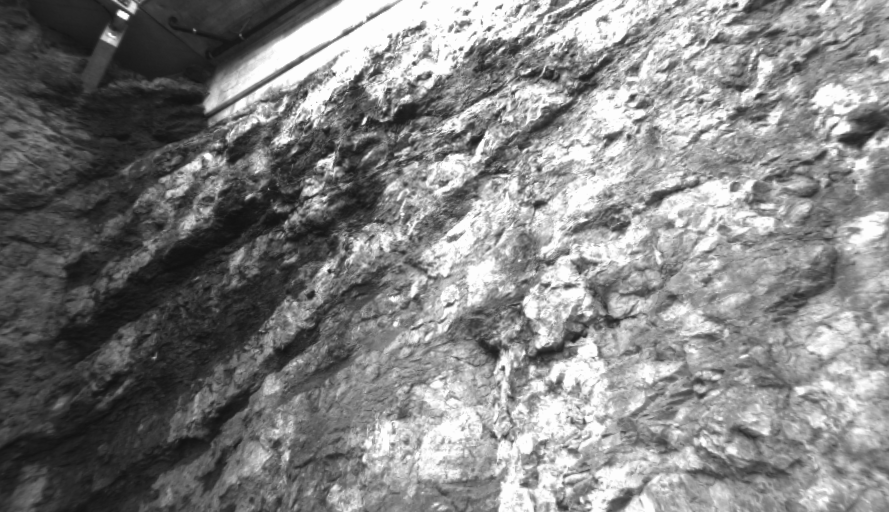
#> input picture 3D-reconstruction/two_view_test/tunnel_2l/im0.png, 889 x 512 px
$ python 3dReconstruction.py   (older library calls are emulated)
#> lines starting #> are read from the running program, lines starting #| are printed output that depends on the picture; after the words box and inside, x2 and y2 are one past the last pixel; in counts of white or black regions, pixels touching at a corner belong together
import cv2
import numpy as np
import open3d as o3d


# ============================================================
# CAMERA CALIBRATION
# Replace these with your calibration values
# ============================================================

K1 = np.array([
    [544.908, 0.0, 436.372],
    [  0.0, 544.908, 231.858],
    [  0.0,   0.0,   1.0]
], dtype=np.float64)

K2 = np.array([
    [544.908, 0.0, 436.372],
    [  0.0, 544.908, 231.858],
    [  0.0,   0.0,   1.0]
], dtype=np.float64)

# Distortion coefficients
D1 = np.zeros(5)
D2 = np.zeros(5)

# Rotation from camera 1 to camera 2
R = np.eye(3, dtype=np.float64)

# Translation from camera 1 to camera 2.
# IMPORTANT: units here determine the units of your point cloud.
# For example, if T is in meters, the point cloud will be in meters.
T = np.array([
    [-0.0592601],
    [ 0.00],
    [ 0.00]
], dtype=np.float64)


# ============================================================
# INPUT IMAGES
# ============================================================
root = "two_view_test/tunnel_2l/"
left = cv2.imread(root + "im0.png")
#> left is the input picture: shape (512, 889, 3); min 16, max 253, mean 129.6
right = cv2.imread(root + "im1.png")
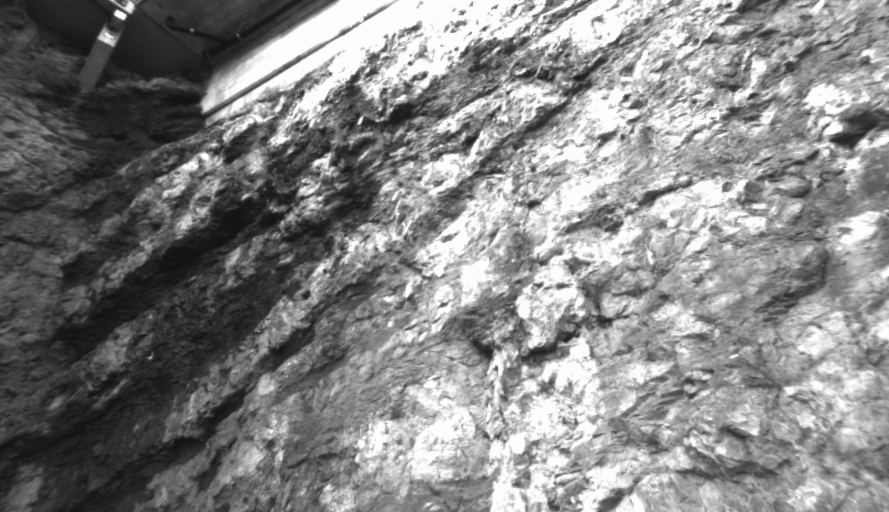
#> input picture 3D-reconstruction/two_view_test/tunnel_2l/im1.png, 889 x 512 px
#> right is the input picture: shape (512, 889, 3); min 16, max 253, mean 132.4

if left is None or right is None:
    raise RuntimeError("Could not load left.png or right.png")

if left.shape != right.shape:
    raise RuntimeError("Left and right images must have the same dimensions")

height, width = left.shape[:2]
#> height = 512; width = 889


# ============================================================
# RECTIFICATION
# ============================================================

R1, R2, P1, P2, Q, roi1, roi2 = cv2.stereoRectify(
    K1,
    D1,
    K2,
    D2,
    (width, height),
    R,
    T,
    flags=cv2.CALIB_ZERO_DISPARITY,
    alpha=0
)
#> R1 = [[1, 0, 0], [0, 1, 0], [0, 0, 1]]; R2 = [[1, 0, 0], [0, 1, 0], [0, 0, 1]]

map1x, map1y = cv2.initUndistortRectifyMap(
    K1, D1, R1, P1,
    (width, height),
    cv2.CV_32FC1
)

map2x, map2y = cv2.initUndistortRectifyMap(
    K2, D2, R2, P2,
    (width, height),
    cv2.CV_32FC1
)

left_rect = cv2.remap(left, map1x, map1y, cv2.INTER_LINEAR)
right_rect = cv2.remap(right, map2x, map2y, cv2.INTER_LINEAR)


# ============================================================
# STEREO MATCHING
# ============================================================

gray_left = cv2.cvtColor(left_rect, cv2.COLOR_BGR2GRAY)
gray_right = cv2.cvtColor(right_rect, cv2.COLOR_BGR2GRAY)

stereo = cv2.StereoSGBM_create(
    minDisparity=0,
    numDisparities=128,       # Must be divisible by 16
    blockSize=5,

    P1=8 * 1 * 5**2,
    P2=32 * 1 * 5**2,

    disp12MaxDiff=1,
    uniquenessRatio=10,
    speckleWindowSize=100,
    speckleRange=2
)

disparity = stereo.compute(gray_left, gray_right).astype(np.float32) / 16.0
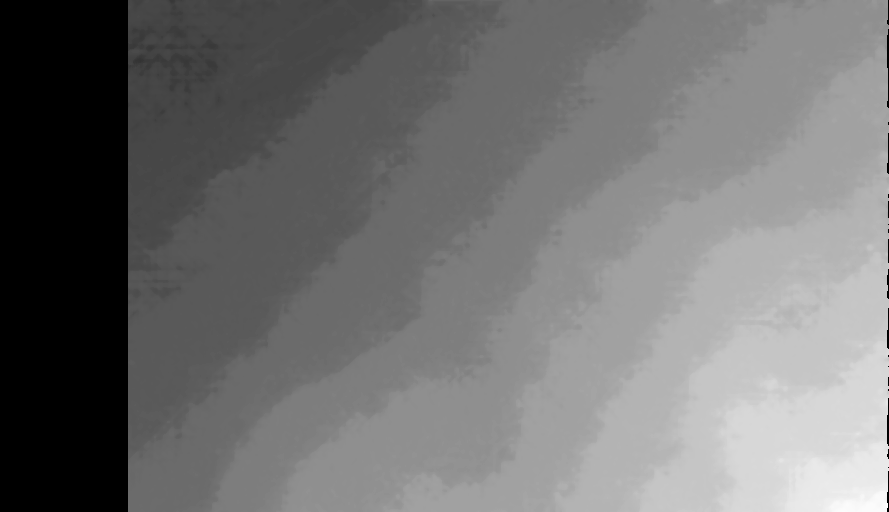
#> disparity: shape (512, 889) float32; min -1, max 13.19, mean 5.33; drawn with min black and max white


# ============================================================
# DISPARITY -> 3D
# ============================================================

points_3d = cv2.reprojectImageTo3D(disparity, Q)
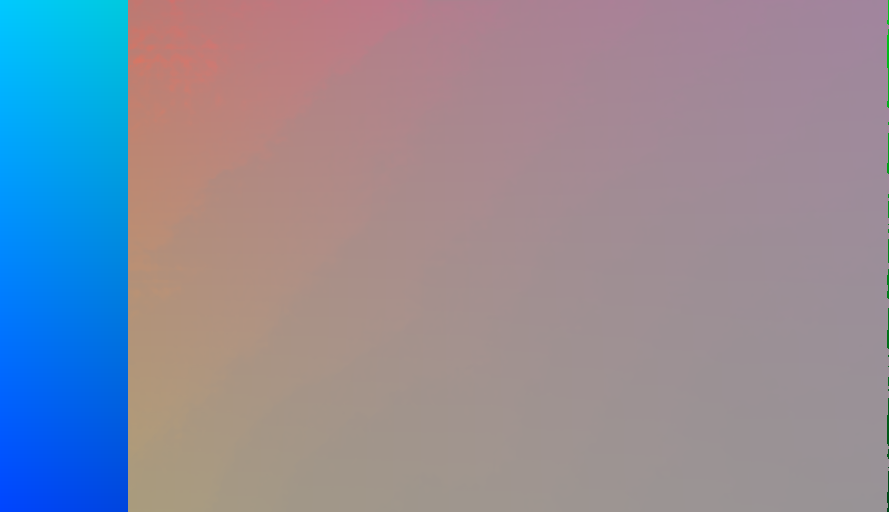
#> points_3d: shape (512, 889, 3) float32; mean of channels 0, 1, 2 3.2, -0.3, 0.3; drawn with min black and max white


# ============================================================
# FILTER INVALID POINTS
# ============================================================

valid = (
    (disparity > 0) &
    np.isfinite(points_3d[:, :, 0]) &
    np.isfinite(points_3d[:, :, 1]) &
    np.isfinite(points_3d[:, :, 2])
)
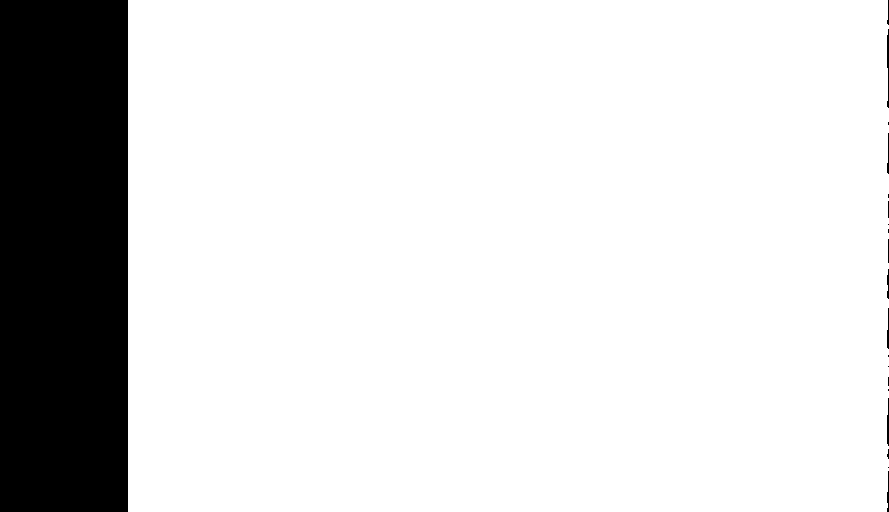
#> valid: shape (512, 889) bool; 85.5% white; 20 black regions (11 under 20 px), largest, box (x1, y1, x2, y2) and area: (0, 0, 128, 512) 65536, (887, 29, 889, 108) 118, (887, 398, 889, 446) 77

points = points_3d[valid]
colors = left_rect[valid]

# OpenCV uses BGR, Open3D expects RGB
colors = colors[:, ::-1] / 255.0


# ============================================================
# CREATE POINT CLOUD
# ============================================================

cloud = o3d.geometry.PointCloud()

cloud.points = o3d.utility.Vector3dVector(points)
cloud.colors = o3d.utility.Vector3dVector(colors)


# ============================================================
# SAVE + DISPLAY
# ============================================================

o3d.io.write_point_cloud("pointcloud.ply", cloud)

print(f"Generated {len(points):,} points")
#| Generated 389,114 points
print("Saved: pointcloud.ply")

o3d.visualization.draw_geometries([cloud])
